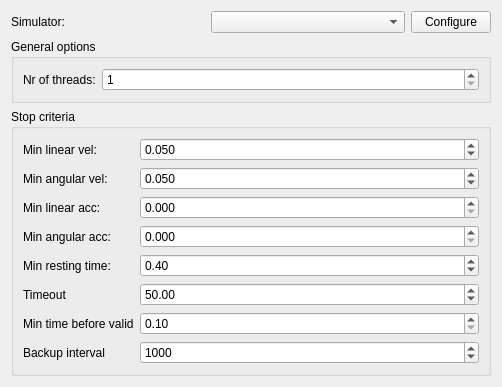
          <widget class="QWidget" name="scrollAreaWidgetContents_2">
           <property name="geometry">
            <rect>
             <x>0</x>
             <y>0</y>
             <width>502</width>
             <height>385</height>
            </rect>
           </property>
           <layout class="QVBoxLayout" name="verticalLayout_11">
            <item>
             <layout class="QHBoxLayout" name="horizontalLayout_7">
              <item>
               <widget class="QLabel" name="label_4">
                <property name="text">
                 <string>Simulator:</string>
                </property>
               </widget>
              </item>
              <item>
               <widget class="QComboBox" name="_simulatorBox"/>
              </item>
              <item>
               <widget class="QPushButton" name="_simulatorConfigBtn">
                <property name="maximumSize">
                 <size>
                  <width>80</width>
                  <height>16777215</height>
                 </size>
                </property>
                <property name="text">
                 <string>Configure</string>
                </property>
               </widget>
              </item>
             </layout>
            </item>
            <item>
             <widget class="QGroupBox" name="groupBox_7">
              <property name="title">
               <string>General options</string>
              </property>
              <layout class="QHBoxLayout" name="horizontalLayout_10">
               <item>
                <layout class="QFormLayout" name="formLayout_2">
                 <item row="0" column="0">
                  <widget class="QLabel" name="label_61">
                   <property name="text">
                    <string>Nr of threads:</string>
                   </property>
                  </widget>
                 </item>
                 <item row="0" column="1">
                  <widget class="QSpinBox" name="_nrOfThreadsSpin">
                   <property name="toolTip">
                    <string>&lt;!DOCTYPE HTML PUBLIC &quot;-//W3C//DTD HTML 4.0//EN&quot; &quot;http://www.w3.org/TR/REC-html40/strict.dtd&quot;&gt;
&lt;html&gt;&lt;head&gt;&lt;meta name=&quot;qrichtext&quot; content=&quot;1&quot; /&gt;&lt;style type=&quot;text/css&quot;&gt;
p, li { white-space: pre-wrap; }
&lt;/style&gt;&lt;/head&gt;&lt;body style=&quot; font-family:'MS Shell Dlg 2'; font-size:8.25pt; font-weight:400; font-style:normal;&quot;&gt;
&lt;p style=&quot; margin-top:0px; margin-bottom:0px; margin-left:0px; margin-right:0px; -qt-block-indent:0; text-indent:0px; font-size:8pt;&quot;&gt;The nr of simulations that will&lt;/p&gt;
&lt;p style=&quot; margin-top:0px; margin-bottom:0px; margin-left:0px; margin-right:0px; -qt-block-indent:0; text-indent:0px; font-size:8pt;&quot;&gt; be performed in parallel. &lt;/p&gt;
&lt;p style=&quot; margin-top:0px; margin-bottom:0px; margin-left:0px; margin-right:0px; -qt-block-indent:0; text-indent:0px; font-size:8pt;&quot;&gt;Should not exeed the nr of &lt;/p&gt;
&lt;p style=&quot; margin-top:0px; margin-bottom:0px; margin-left:0px; margin-right:0px; -qt-block-indent:0; text-indent:0px; font-size:8pt;&quot;&gt;processors on the current PC.&lt;/p&gt;&lt;/body&gt;&lt;/html&gt;</string>
                   </property>
                   <property name="minimum">
                    <number>1</number>
                   </property>
                  </widget>
                 </item>
                </layout>
               </item>
              </layout>
             </widget>
            </item>
            <item>
             <widget class="QGroupBox" name="groupBox_2">
              <property name="minimumSize">
               <size>
                <width>201</width>
                <height>0</height>
               </size>
              </property>
              <property name="title">
               <string>Stop criteria</string>
              </property>
              <layout class="QVBoxLayout" name="verticalLayout_12">
               <item>
                <layout class="QFormLayout" name="formLayout">
                 <item row="0" column="0">
                  <widget class="QLabel" name="label_11">
                   <property name="text">
                    <string>Min linear vel:</string>
                   </property>
                  </widget>
                 </item>
                 <item row="0" column="1">
                  <widget class="QDoubleSpinBox" name="_linVelSpin">
                   <property name="toolTip">
                    <string>Objects must have an linear 
velocity below this value, before
it is considered to be 
resting.</string>
                   </property>
                   <property name="decimals">
                    <number>3</number>
                   </property>
                   <property name="minimum">
                    <double>0.001000000000000</double>
                   </property>
                   <property name="maximum">
                    <double>1.000000000000000</double>
                   </property>
                   <property name="singleStep">
                    <double>0.010000000000000</double>
                   </property>
                   <property name="value">
                    <double>0.050000000000000</double>
                   </property>
                  </widget>
                 </item>
                 <item row="1" column="0">
                  <widget class="QLabel" name="label_12">
                   <property name="text">
                    <string>Min angular vel:</string>
                   </property>
                  </widget>
                 </item>
                 <item row="1" column="1">
                  <widget class="QDoubleSpinBox" name="_angVelSpin">
                   <property name="toolTip">
                    <string>Objects must have an angular 
velocity below this value, before
it is considered to be 
resting.</string>
                   </property>
                   <property name="decimals">
                    <number>3</number>
                   </property>
                   <property name="minimum">
                    <double>0.001000000000000</double>
                   </property>
                   <property name="maximum">
                    <double>1.000000000000000</double>
                   </property>
                   <property name="singleStep">
                    <double>0.010000000000000</double>
                   </property>
                   <property name="value">
                    <double>0.050000000000000</double>
                   </property>
                  </widget>
                 </item>
                 <item row="2" column="0">
                  <widget class="QLabel" name="label_13">
                   <property name="text">
                    <string>Min linear acc:</string>
                   </property>
                  </widget>
                 </item>
                 <item row="2" column="1">
                  <widget class="QDoubleSpinBox" name="_linAccSpin">
                   <property name="decimals">
                    <number>3</number>
                   </property>
                   <property name="minimum">
                    <double>0.000000000000000</double>
                   </property>
                   <property name="maximum">
                    <double>1.000000000000000</double>
                   </property>
                   <property name="singleStep">
                    <double>0.000001000000000</double>
                   </property>
                   <property name="value">
                    <double>0.000000000000000</double>
                   </property>
                  </widget>
                 </item>
                 <item row="3" column="0">
                  <widget class="QLabel" name="label_14">
                   <property name="text">
                    <string>Min angular acc:</string>
                   </property>
                  </widget>
                 </item>
                 <item row="3" column="1">
                  <widget class="QDoubleSpinBox" name="_angAccSpin">
                   <property name="decimals">
                    <number>3</number>
                   </property>
                   <property name="minimum">
                    <double>0.000000000000000</double>
                   </property>
                   <property name="maximum">
                    <double>1.000000000000000</double>
                   </property>
                   <property name="singleStep">
                    <double>0.000001000000000</double>
                   </property>
                   <property name="value">
                    <double>0.000000000000000</double>
                   </property>
                  </widget>
                 </item>
                 <item row="4" column="0">
                  <widget class="QLabel" name="label_15">
                   <property name="text">
                    <string>Min resting time:</string>
                   </property>
                  </widget>
                 </item>
                 <item row="4" column="1">
                  <widget class="QDoubleSpinBox" name="_minRestTimeSpin">
                   <property name="toolTip">
                    <string>&lt;!DOCTYPE HTML PUBLIC &quot;-//W3C//DTD HTML 4.0//EN&quot; &quot;http://www.w3.org/TR/REC-html40/strict.dtd&quot;&gt;
&lt;html&gt;&lt;head&gt;&lt;meta name=&quot;qrichtext&quot; content=&quot;1&quot; /&gt;&lt;style type=&quot;text/css&quot;&gt;
p, li { white-space: pre-wrap; }
&lt;/style&gt;&lt;/head&gt;&lt;body style=&quot; font-family:'MS Shell Dlg 2'; font-size:8.25pt; font-weight:400; font-style:normal;&quot;&gt;
&lt;p style=&quot; margin-top:0px; margin-bottom:0px; margin-left:0px; margin-right:0px; -qt-block-indent:0; text-indent:0px; font-size:8pt;&quot;&gt; The minimum of time that the &lt;/p&gt;
&lt;p style=&quot; margin-top:0px; margin-bottom:0px; margin-left:0px; margin-right:0px; -qt-block-indent:0; text-indent:0px; font-size:8pt;&quot;&gt;other stop criterias must be &lt;/p&gt;
&lt;p style=&quot; margin-top:0px; margin-bottom:0px; margin-left:0px; margin-right:0px; -qt-block-indent:0; text-indent:0px; font-size:8pt;&quot;&gt;true before this stop criteria &lt;/p&gt;
&lt;p style=&quot; margin-top:0px; margin-bottom:0px; margin-left:0px; margin-right:0px; -qt-block-indent:0; text-indent:0px; font-size:8pt;&quot;&gt;becomes true.&lt;/p&gt;
&lt;p style=&quot; margin-top:0px; margin-bottom:0px; margin-left:0px; margin-right:0px; -qt-block-indent:0; text-indent:0px; font-size:8pt;&quot;&gt; Time is in seconds&lt;/p&gt;
&lt;p style=&quot; margin-top:0px; margin-bottom:0px; margin-left:0px; margin-right:0px; -qt-block-indent:0; text-indent:0px; font-size:8pt;&quot;&gt; &lt;/p&gt;&lt;/body&gt;&lt;/html&gt;</string>
                   </property>
                   <property name="singleStep">
                    <double>0.010000000000000</double>
                   </property>
                   <property name="value">
                    <double>0.400000000000000</double>
                   </property>
                  </widget>
                 </item>
                 <item row="5" column="0">
                  <widget class="QLabel" name="label_16">
                   <property name="text">
                    <string>Timeout</string>
                   </property>
                  </widget>
                 </item>
                 <item row="5" column="1">
                  <widget class="QDoubleSpinBox" name="_maxRunningTimeSpin">
                   <property name="toolTip">
                    <string>&lt;!DOCTYPE HTML PUBLIC &quot;-//W3C//DTD HTML 4.0//EN&quot; &quot;http://www.w3.org/TR/REC-html40/strict.dtd&quot;&gt;
&lt;html&gt;&lt;head&gt;&lt;meta name=&quot;qrichtext&quot; content=&quot;1&quot; /&gt;&lt;style type=&quot;text/css&quot;&gt;
p, li { white-space: pre-wrap; }
&lt;/style&gt;&lt;/head&gt;&lt;body style=&quot; font-family:'MS Shell Dlg 2'; font-size:8.25pt; font-weight:400; font-style:normal;&quot;&gt;
&lt;p style=&quot; margin-top:0px; margin-bottom:0px; margin-left:0px; margin-right:0px; -qt-block-indent:0; text-indent:0px; font-size:8pt;&quot;&gt;The maximum running time &lt;/p&gt;
&lt;p style=&quot; margin-top:0px; margin-bottom:0px; margin-left:0px; margin-right:0px; -qt-block-indent:0; text-indent:0px; font-size:8pt;&quot;&gt;allowed. If this time is exceeded &lt;/p&gt;
&lt;p style=&quot; margin-top:0px; margin-bottom:0px; margin-left:0px; margin-right:0px; -qt-block-indent:0; text-indent:0px; font-size:8pt;&quot;&gt;the one test will not be saved.&lt;/p&gt;&lt;/body&gt;&lt;/html&gt;</string>
                   </property>
                   <property name="maximum">
                    <double>999.990000000000009</double>
                   </property>
                   <property name="value">
                    <double>50.000000000000000</double>
                   </property>
                  </widget>
                 </item>
                 <item row="6" column="0">
                  <widget class="QLabel" name="label_17">
                   <property name="text">
                    <string>Min time before valid</string>
                   </property>
                  </widget>
                 </item>
                 <item row="6" column="1">
                  <widget class="QDoubleSpinBox" name="_minTimeValidSpin">
                   <property name="toolTip">
                    <string>The minimum time that the simulation 
has too run before the other stop 
criterias are evaluated.</string>
                   </property>
                   <property name="minimum">
                    <double>0.100000000000000</double>
                   </property>
                  </widget>
                 </item>
                 <item row="7" column="0">
                  <widget class="QLabel" name="label_28">
                   <property name="text">
                    <string>Backup interval </string>
                   </property>
                  </widget>
                 </item>
                 <item row="7" column="1">
                  <widget class="QSpinBox" name="_backupIntervalSpin">
                   <property name="maximum">
                    <number>999999</number>
                   </property>
                   <property name="singleStep">
                    <number>100</number>
                   </property>
                   <property name="value">
                    <number>1000</number>
                   </property>
                  </widget>
                 </item>
                </layout>
               </item>
               <item>
                <spacer name="verticalSpacer_4">
                 <property name="orientation">
                  <enum>Qt::Vertical</enum>
                 </property>
                 <property name="sizeHint" stdset="0">
                  <size>
                   <width>20</width>
                   <height>40</height>
                  </size>
                 </property>
                </spacer>
               </item>
              </layout>
             </widget>
            </item>
           </layout>
          </widget>
